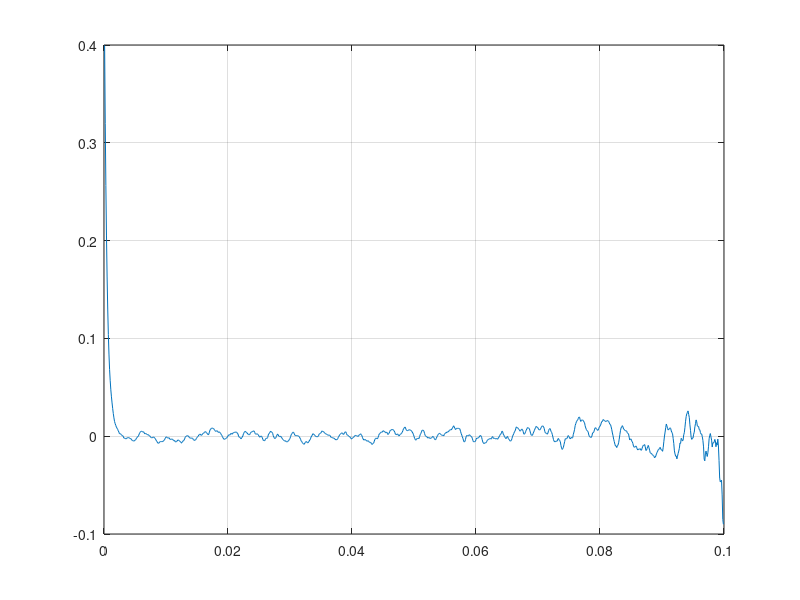
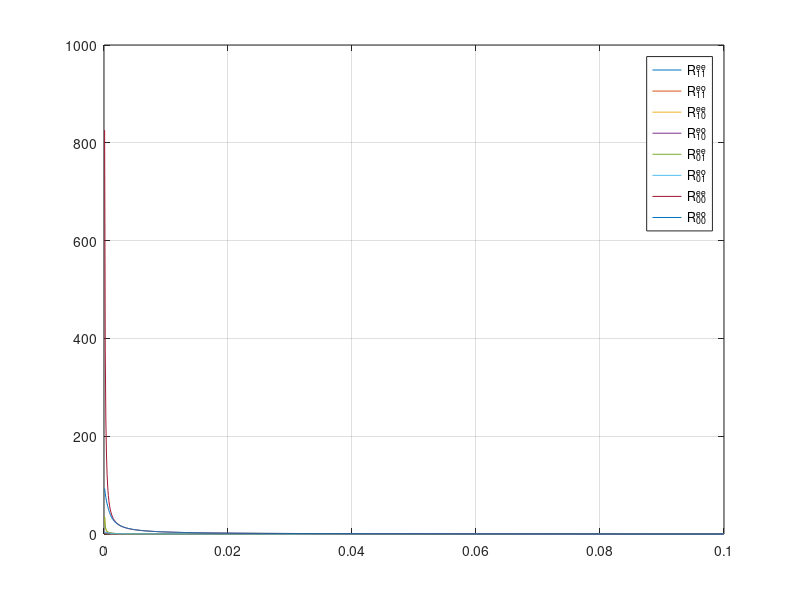

The MATLAB script that drew these images, in order:
N = 1000;
nFiles = 100;
dt = 100e-6;
T_qp = 1e-3;
T1 = 70e-6;
M_time = 3e-6;
correlation = 1/10;

r = rand(N, nFiles);
dP = r < 1/T_qp*dt;
P = mod(cumsum(dP,1),2);

r = rand(N, nFiles);
M_cor = r > dP*correlation;

r = rand(N, nFiles);
M_decay = r > exp(-M_time/T1);

M = M_cor & M_decay;

tot = zeros(N,1);
t = (1:N)*dt;
for i = 1:nFiles
    
    for j = 1:N
        tot(j) = tot(j) + sum( P(1:end-j,i)==P(j+1:end,i) )/(N-j)/nFiles;
    end
end

figure; plot(t,tot-0.5); grid on;



sum11ee = zeros(N,1);
sum11eo = zeros(N,1);
sum10ee = zeros(N,1);
sum10eo = zeros(N,1);
sum01ee = zeros(N,1);
sum01eo = zeros(N,1);
sum00ee = zeros(N,1);
sum00eo = zeros(N,1);
t = (1:N)*100e-6;
for i = 1:nFiles
    
    for j = 1:N
        dP = P(1:end-j,i)==P(j+1:end,i);
        Ma = M(1:end-j,i);  Mb = M(j+1:end,i);
        M0a = (Ma == 0);  M0b = (Mb == 0);
        M1a = (Ma == 1);  M1b = (Mb == 1);
        sum11ee(j) = sum11ee(j) + sum((M1a==1) + (M1b==1) + (dP==1) == 3)/j/nFiles;
        sum11eo(j) = sum11eo(j) + sum((M1a==1) + (M1b==1) + (dP==0) == 3)/j/nFiles;
        sum10ee(j) = sum10ee(j) + sum((M1a==1) + (M1b==0) + (dP==1) == 3)/j/nFiles;
        sum10eo(j) = sum10eo(j) + sum((M1a==1) + (M1b==0) + (dP==0) == 3)/j/nFiles;
        sum01ee(j) = sum01ee(j) + sum((M1a==0) + (M1b==1) + (dP==1) == 3)/j/nFiles;
        sum01eo(j) = sum01eo(j) + sum((M1a==0) + (M1b==1) + (dP==0) == 3)/j/nFiles;
        sum00ee(j) = sum00ee(j) + sum((M1a==0) + (M1b==0) + (dP==1) == 3)/j/nFiles;
        sum00eo(j) = sum00eo(j) + sum((M1a==0) + (M1b==0) + (dP==0) == 3)/j/nFiles;
    end
end

figure; plot(t,[sum11ee,sum11eo,sum10ee,sum10eo,sum01ee,sum01eo,sum00ee,sum00eo]); grid on;
legend('R_{11}^{ee}','R_{11}^{eo}','R_{10}^{ee}','R_{10}^{eo}','R_{01}^{ee}','R_{01}^{eo}','R_{00}^{ee}','R_{00}^{eo}');